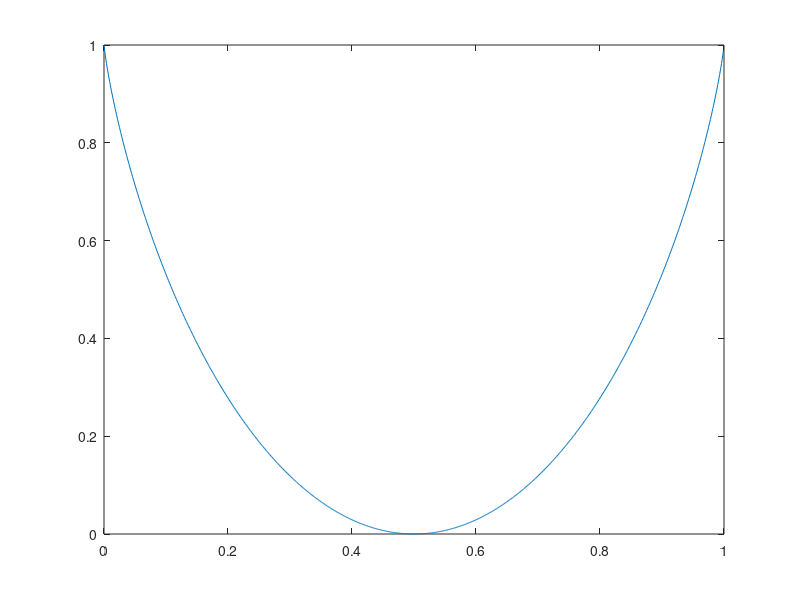

Recreate this plot in MATLAB.
clear all;
clc;
P_e=0.000001:0.001:0.9999999;

Cs=1-(P_e.*log2(1./P_e)+(1-P_e).*log2(1./(1-P_e)))
figure(1)
plot(P_e, Cs)